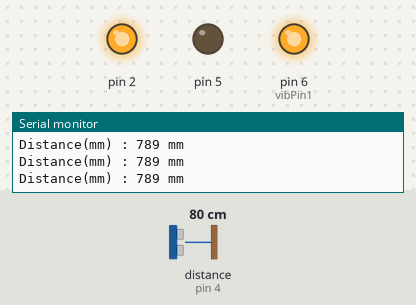
Recording of a sketch running on a simulated Arduino Uno, built with avr-gcc and run on an emulated ATmega328P. On the bench: output pins drawn as LEDs (lit = HIGH), the last lines printed to the serial monitor. Wiring (inferred from the names in the program): ultrasonic range finder: trigger pin 3; echo pin 4. The inputs (shaded band) are chosen by the test bench; at power-on: distance to the obstacle (sensor on pin 4) 80 cm. The echo pulse lasts 58.3 µs per cm; pins used as bus, display or sensor lines are not drawn.

Above: at 1.2 s.
1.3 s: distance to the obstacle (sensor on pin 4) set to 53 cm
2.8 s: distance to the obstacle (sensor on pin 4) set to 45 cm
At 3.4 s:
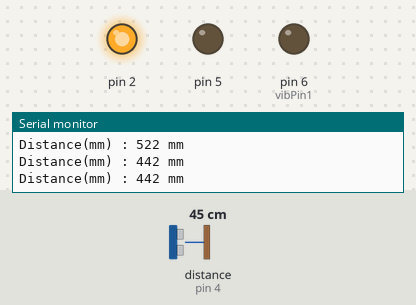
4.5 s: distance to the obstacle (sensor on pin 4) set to 60 cm
At 5.2 s:
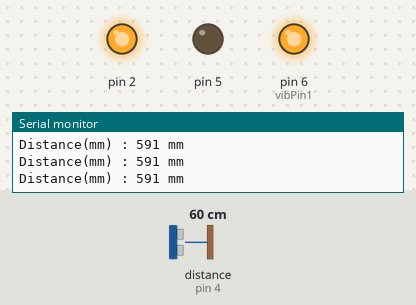
6.0 s: distance to the obstacle (sensor on pin 4) set to 2 cm
At 7.1 s:
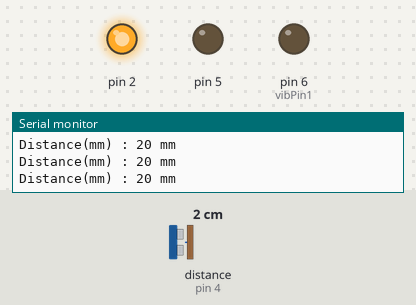
Timing chart, 0 to 8.5 s (numbered marks = the images above; inputs shaded):
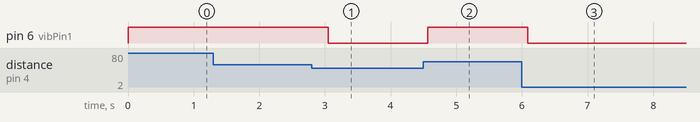

The sketch:

hc-sr04.ino
```cpp
#define DEFN_TRIGGER 3
#define DEFN_ECHO 4

int vibPin1 = 6;
int ledPin = 13;
int delayTime = 300;
int distance = 500;


void setup() {
  // put your setup code here, to run once:
  pinMode(2, OUTPUT);
  pinMode(3, OUTPUT);
  pinMode(4, INPUT);
  pinMode(5, OUTPUT);
  digitalWrite(2, HIGH);
  digitalWrite(5, LOW);

  pinMode(vibPin1, OUTPUT);
  digitalWrite(vibPin1, HIGH); // off
  Serial.begin(9600);  // initialize serial

}

void loop() {
  // put your main code here, to run repeatedly:
 digitalWrite(DEFN_TRIGGER, LOW);
 delayMicroseconds(2);
 digitalWrite(DEFN_TRIGGER, HIGH);
 delayMicroseconds(10);
 digitalWrite(DEFN_TRIGGER, LOW);

 long time_us = pulseIn(DEFN_ECHO, HIGH);  // Get DEFN_ECHO time in microsecs
 long dist_mm = time_us * 0.17;            // 0.34 / 2

 //Serial.print("Time(us) : ");        Serial.print(time_us);
 Serial.print("Distance(mm) : ");  Serial.print(dist_mm); Serial.print(" mm");
 Serial.println("");

 if (dist_mm < distance) {
    digitalWrite(vibPin1, LOW);
 } else {
    digitalWrite(vibPin1, HIGH);
 }
 delay(delayTime);

}
```

Measured:
- the behaviour switches between 51 and 50 cm on distance to the obstacle (sensor on pin 4) (found by bisection; images 0 and 1)
- after the input at 2.8 s, pin 6 (vibPin1): HIGH → LOW after 0.25 s
- after the input at 4.5 s, pin 6 (vibPin1): LOW → HIGH after 0.07 s
- after the input at 6.0 s, pin 6 (vibPin1): HIGH → LOW after 0.09 s
